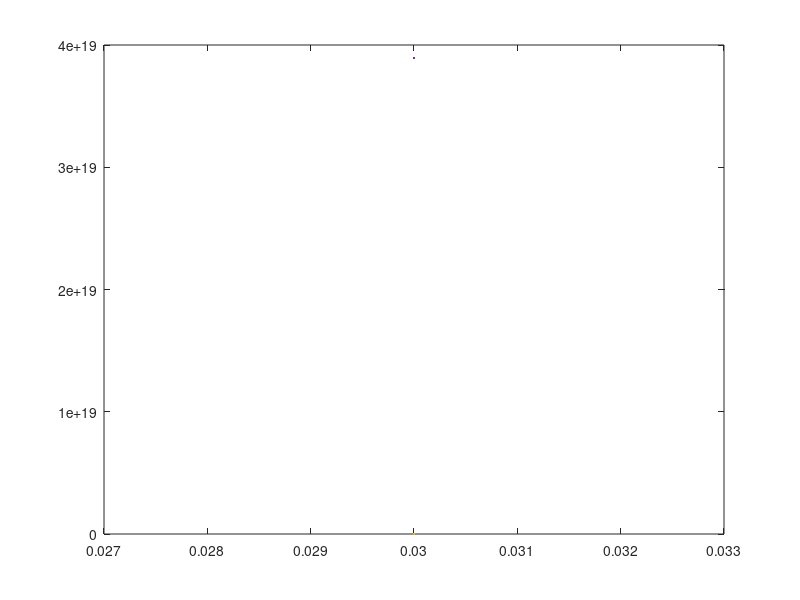

Reproduce this figure in MATLAB.
% 2nd order explicit low-regularity method for KdV; based on composition
% and 1st order prediction
% dispersionless limit: u_t+ep^2*u_xxx+1/k*(u^k)_x=0
nn=0;
N=2^9*4^nn; L=10*pi; h=2*L/N; x=-L:h:L-h; 
%k=1E-4/1;  
k=1/16;
T=100;
kini=round(T/k);  Nmax=kini;%k=T/kini;
ep=1/1;%1/4^nn;
mu=[0:N/2-1,-N/2:-1]*pi/L; emuh=exp(1i*mu.^3*k/2*ep^2); emu=exp(1i*mu.^3*k*ep^2);
%% initial data
nd=1; np=4; kp=np+1;  

%--rough data
s=4; 
u0=rand(1,N); u0=u0./abs(mu).^s; u0(1)=0; u0=ifft(u0); u0=u0/max(abs(u0)); uini=real(u0);
%u0=1.1*sin(x+pi);%uini(1:1:end);%
%--soliton data
% sigma=1;c=2; ep0=1E-1/2; x0=-.5;
ep0=1E-1/1;
% u0=uu;%1.4*(84*sech(5*x).^2).^(1/5);%2*sin(x+pi);%1.0*(tanh((x+2)/ep0)-tanh((x-2)/ep0))/2;%sigma*(c*(np+1)*(np+2)/2*(sech(sqrt(c)/ep*np/2*(x-x0))).^2).^(1/np);%1*sech(2*x.^2);% %sech(x/sqrt(ep)).^2;%sech(x).^2;sigma*(sech(K*(x-5))).^(2/np);%
% %track(1)=u0(N/2);
% uex=sigma*(c*(np+1)*(np+2)/2*(sech(sqrt(c)/ep*np/2*(x-x0-c*T))).^2).^(1/np);
ave=sum(real(u0).^(kp-1))*h/(2*L)*k/2; 
maxvalue=zeros(1,Nmax+1);maxvalue(1)=max(abs(u0));
 mass=zeros(Nmax+1,1); energy_4=mass;
 mass(1)=sqrt(sum(abs(u0).^2)*h);
 energy_4(1)=sum(ep^2/2*abs(ifft(fft(u0).*mu*1i)).^2-u0.^(kp+1)/kp/(kp+1))*h;
%% Time iteration
for n=1:Nmax
    %--1st order prediction    
    wk=u0.^(kp-1); wtemp=fft(u0).*emu;
    wet=fft(wk)./(1i*mu); wet(1)=0; 
    wt=fft(ifft(wet).*u0).*emu./(1i*mu); wt(1)=0; wk=wtemp+nd/3/ep^2*wt;
    wt=fft(ifft(wet.*emu).*ifft(wtemp))./(1i*mu); wt(1)=0; u=ifft(wk-nd/3/ep^2*wt); %prediction 
    
    wtemp=fft(u0).*emuh; wk=u0.^(kp-1);
    wet=fft(wk)./(1i*mu); wet(1)=0; 
    wt=fft(ifft(wet).*u0).*emuh./(1i*mu); wt(1)=0; wk=wtemp+nd/3/ep^2*wt;
    wt=fft(ifft(wet.*emuh).*ifft(wtemp))./(1i*mu); wt(1)=0; rhs=wk-nd/3/ep^2*wt;  
    
    wk=u.^(kp-1); wtemp=fft(u)./emuh;
    wet=fft(wk)./(1i*mu); wet(1)=0; 
    wt=fft(ifft(wet).*u)./emuh./(1i*mu); wt(1)=0; wk=nd/3/ep^2*wt;
    wt=fft(ifft(wet./emuh).*ifft(wtemp))./(1i*mu); wt(1)=0; u0=ifft((rhs-wk+nd/3/ep^2*wt).*emuh); 
    
    ave=ave+sum(real(u0).^(kp-1))*h/(2*L)*k/1;
      maxvalue(n+1)=max(abs(u0));
%        if mod(n,500)==0
%             u=fft(u0)/N*exp(1i*mu.'*(x+L-nd*ave));%track(n+1)=u(N/2);
%              plot(x,real(u)); %axis([-1,3,0,3]); 
%              drawnow
%        end
     mass(n+1)=sqrt(sum(abs(u0).^2)*h);
     energy_4(n+1)=sum(ep^2/2*abs(ifft(fft(u0).*mu*1i)).^2-u0.^(kp+1)/kp/(kp+1))*h;
end
save('mass_4.mat','mass_4')
save('energy_4.mat','energy_4')

%ave=ave-sum(real(u0).^(kp-1))*h/(2*L)*k/2;
%u1=fft(u0)/N*exp(1i*mu.'*(x+L-nd*ave));
% plot(x,real(u));hold on
%u0=fft(u0)/N*exp(1i*mu.'*(x+L-nd*ave)); %uex=u0;
%sqrt(sum(abs(ifft(fft(u0).*mu*1i)).^2)*h)
%eu=sqrt( sum( abs(uex(1:2^5:end)-u0).^2 ) )/sqrt( sum( abs(uex).^2 ) )

%plot(x,real(u0));%axis([0,3,0,3]);
%plot(x,u0)

%sqrt(sum(abs(u0-uex(1:1:end)).^2)*h)/sqrt(sum(abs(uex(1:1:end)).^2)*h)
plot(0.03:k:0.05,maxvalue)
hold on
%axis([0,T,0,100])
